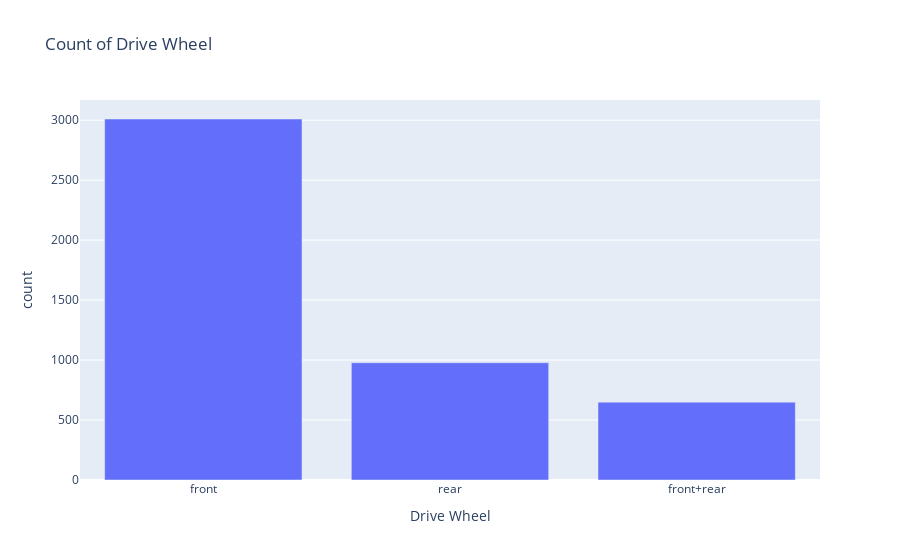

Source (notebook cell):
### Code cell
graph_number('Drive Wheel')

### Figure 1 — Plotly figure (JSON) as saved in the notebook; plotly's stock layout.template omitted (floating-point values rounded to 4 significant figures)
{"data": [{"alignmentgroup": "True", "hovertemplate": "variable=0<br>Drive Wheel=%{x}<br>count=%{y}<extra></extra>", "legendgroup": "0", "marker": {"color": "#636efa", "pattern": {"shape": ""}}, "name": "0", "offsetgroup": "0", "orientation": "v", "showlegend": true, "textposition": "auto", "type": "bar", "x": ["front", "front+rear", "rear"], "xaxis": "x", "y": [3010, 649, 978], "yaxis": "y"}], "layout": {"barmode": "relative", "legend": {"title": {"text": "variable"}, "tracegroupgap": 0}, "showlegend": false, "title": {"text": "Count of Drive Wheel"}, "xaxis": {"anchor": "y", "categoryorder": "total descending", "domain": [0, 1], "title": {"text": "Drive Wheel"}}, "yaxis": {"anchor": "x", "domain": [0, 1], "title": {"text": "count"}}}}
